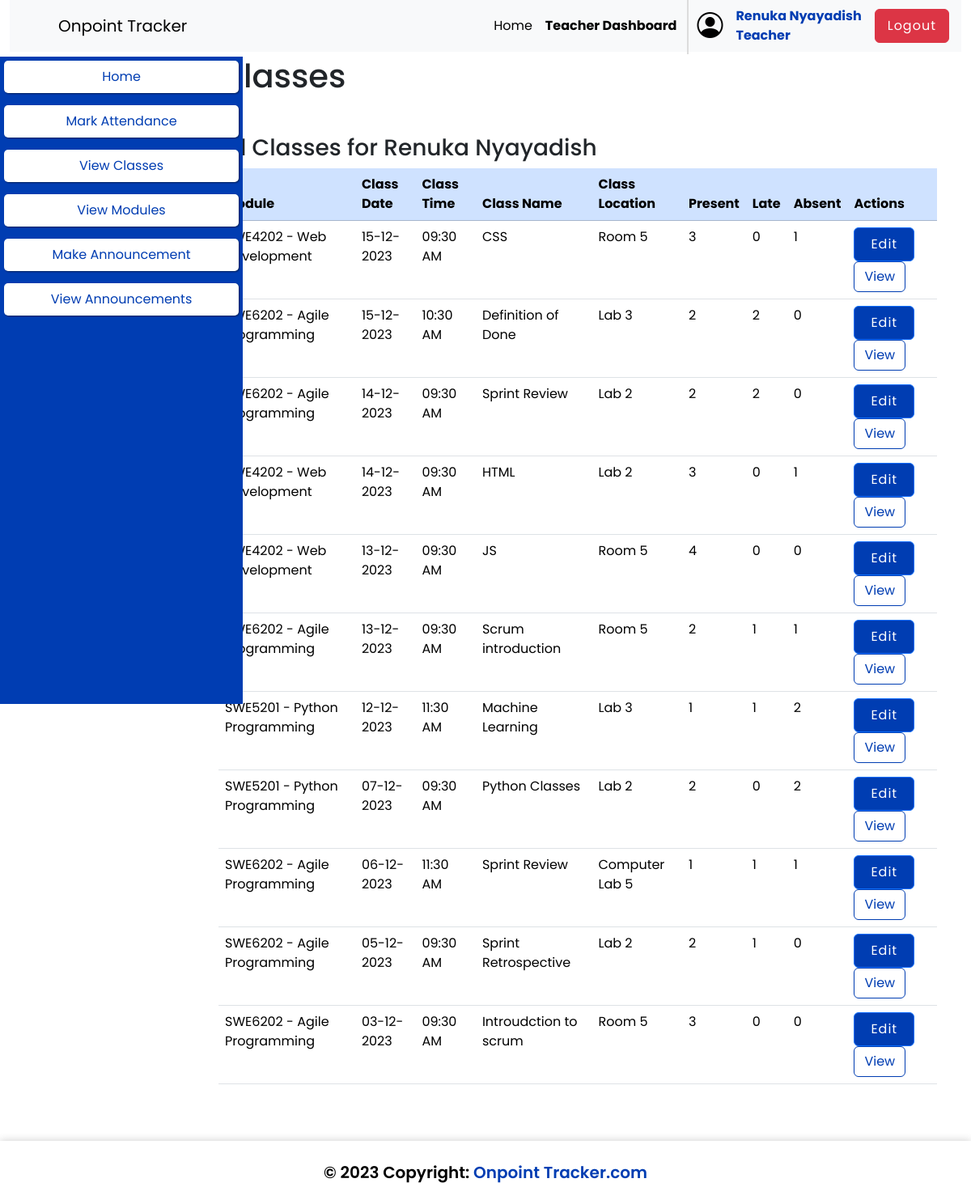
The app's page /pages/teacher_view_all_classes.php (signed in) with its own data.
### tables this page shows
CREATE TABLE `class` (
  `class_id` int(11) NOT NULL,
  `class_name` varchar(50) NOT NULL,
  `class_date` date NOT NULL,
  `class_time` time NOT NULL,
  `class_location` varchar(50) NOT NULL,
  `class_module_id` int(11) NOT NULL
);

CREATE TABLE `module` (
  `module_id` int(11) NOT NULL,
  `module_name` varchar(50) DEFAULT NULL,
  `module_course_id` int(11) NOT NULL,
  `module_tutor_id` int(11) DEFAULT NULL
);

### pages/teacher_view_all_classes.php (the view, shortened to what this page needs)
<!DOCTYPE html>
<html lang="en">
<head>
    <link rel="stylesheet" href="../inc/home.css">
    <link href="https://cdn.jsdelivr.net/npm/bootstrap@5.3.2/dist/css/bootstrap.min.css" rel="stylesheet">
    <?php
    require_once('..\inc\head.php'); ?>
</head>
<body>
    <div class="container-fluid">
        <?php require_once('..\inc\nav.php'); ?>
    </div>
    <?php require_once('..\inc\teacher_sidebar.php');
    ?>
    <section class="container">
        <h1 class="mb-5">
            Classes
        </h1>
        <h3 class="mt-5">All Classes for <?php echo $_SESSION["first_name"] . " " . $_SESSION["last_name"] ?></h3>
        <table class="table">
            <thead>
                <tr class="table-primary">
                    <th scope="col">
                        Module
                    </th>
                    <th scope="col">
                        Class Date
                    </th>
                    <th scope="col">
                        Class Time
                    </th>
                    <th scope="col">
                        Class Name
                    </th>
                    <th scope="col">
                        Class Location
                    </th>
                    <th scope="col">
                        Present
                    </th>
                    <th scope="col">
                        Late
                    </th>
                    <th scope="col">
                        Absent
                    </th>
                    <th scope="col">
                        Actions
                    </th>
                </tr>
            </thead>
            <tbody>
                <?php
                $tutor_id = $_SESSION["user_id"];
                $select_query = "SELECT
                class.class_id,
                class.class_date,
                class.class_time,
                class.class_name,
                class.class_location,
                SUM(attendance_status='P') as present,
                SUM(attendance_status='L') as late,
                SUM(attendance_status='A') as absent,
                class.class_module_id,
                module.module_name
                FROM
                    class
                JOIN
                    attendance,module
                WHERE
                    attendance.attendance_class_id=class.class_id
                    and class.class_module_id=module.module_id
                    and module.module_tutor_id = $tutor_id
                GROUP BY
                    attendance_class_id
                ORDER BY
                    class.class_date DESC;";
                $get_query = mysqli_query($conn, $select_query);
                if ($get_query) {
                    $result = mysqli_fetch_all($get_query);
                    foreach ($result as $attendance) {
                ?>
                        <tr>
                            <td>
                                <?php echo $attendance[9]; ?>
                            </td>
                            <td>
                                <?php echo date('d-m-Y', strtotime($attendance[1])); ?>
                            </td>
                            <td>
                                <?php echo date('h:i A', strtotime($attendance[2])); ?>
                            </td>
                            <td>
                                <?php echo $attendance[3]; ?>
                            </td>
                            <td>
                                <?php echo $attendance[4]; ?>
                            </td>
                            <td>
                                <?php echo $attendance[5]; ?>
                            </td>
                            <td>
                                <?php echo $attendance[6]; ?>
                            </td>
                            <td>
                                <?php echo $attendance[7]; ?>
                            </td>
                            <td>
                                <a class="btn btn-primary" href="teacher_edit_attendance.php?class_id=<?php echo $attendance[0] ?>">Edit</a>
                                <a class="btn btn-outline-primary" href="teacher_view_attendance.php?class_id=<?php echo $attendance[0] ?>">View</a>
                            </td>
                        </tr>
                <?php
                    }
                }
                ?>
            </tbody>
        </table>
    </section>
    <footer class="bg-light text-center text-lg-start">
        <div class="text-center p-4" style="background-color: white; color:black; font-size: 20px; font-weight:600; box-shadow: 0 0 10px rgba(0, 0, 0, 0.2); ">
            © 2023 Copyright:
            <a href="home.html" style="font-size: 20px; font: weight 600px; color:#003DB2; text-decoration:none">Onpoint
                Tracker.com</a>
        </div>
    </footer>
</body>
</html>

### inc/home.css (style rules this page uses)
* { margin: 0; padding: 0; box-sizing: border-box; font-family: "Poppins", sans-serif; }
body { background-color: white; }
.container { width: 100%; margin: auto; margin: 70px 70px 70px 70px; }

### inc/head.php (style rules this page uses)
* { margin: 0; padding: 0; box-sizing: border-box; font-family: "Poppins", sans-serif; }

### pages/teacher_view_all_classes.php (style rules this page uses)
.btn-outline-primary, .btn-outline-primary:active, .btn-outline-primary:visited { border-color: #003DB2 !important; color: #003DB2 !important; }
.btn-primary, .btn-primary:active, .btn-primary:visited { background-color: #003DB2 !important; }
.container { padding-left: 20%; }
.container-fluid { top: 0; position: fixed; z-index: 1000; }

### inc/nav.php (style rules this page uses)
.btn-primary { padding: 8px 20px 8px 20px; letter-spacing: 1px; }

### records on screen
class: class_module.module_name "SWE4202 - Web Development", class_date "15-12-2023", class_time "09:30 AM", class_name "CSS", class_location "Room 5", attendance "3", attendance "0", attendance "1"
class: class_module.module_name "SWE6202 - Agile Programming", class_date "15-12-2023", class_time "10:30 AM", class_name "Definition of Done", class_location "Lab 3", attendance "2", attendance "0"
class: class_module.module_name "SWE6202 - Agile Programming", class_date "14-12-2023", class_time "09:30 AM", class_name "Sprint Review", class_location "Lab 2", attendance "2", attendance "0"
class: class_module.module_name "SWE4202 - Web Development", class_date "14-12-2023", class_time "09:30 AM", class_name "HTML", class_location "Lab 2", attendance "3", attendance "0", attendance "1"
class: class_module.module_name "SWE4202 - Web Development", class_date "13-12-2023", class_time "09:30 AM", class_name "JS", class_location "Room 5", attendance "4", attendance "0"
class: class_module.module_name "SWE6202 - Agile Programming", class_date "13-12-2023", class_time "09:30 AM", class_name "Scrum introduction", class_location "Room 5", attendance "2", attendance "1"
class: class_module.module_name "SWE5201 - Python Programming", class_date "12-12-2023", class_time "11:30 AM", class_name "Machine Learning", class_location "Lab 3", attendance "1", attendance "2"
class: class_module.module_name "SWE5201 - Python Programming", class_date "07-12-2023", class_time "09:30 AM", class_name "Python Classes", class_location "Lab 2", attendance "2", attendance "0"
class: class_module.module_name "SWE6202 - Agile Programming", class_date "06-12-2023", class_time "11:30 AM", class_name "Sprint Review", class_location "Computer Lab 5", attendance "1"
class: class_module.module_name "SWE6202 - Agile Programming", class_date "05-12-2023", class_time "09:30 AM", class_name "Sprint Retrospective", class_location "Lab 2", attendance "2", attendance "1", attendance "0"
class: class_module.module_name "SWE6202 - Agile Programming", class_date "03-12-2023", class_time "09:30 AM", class_name "Introudction to scrum", class_location "Room 5", attendance "3", attendance "0"

### other values on screen
$_SESSION['first_name'] "Renuka"
$_SESSION['last_name'] "Nyayadish"
$_SESSION['role_name'] "Teacher"
$_SESSION["first_name"] "Renuka"
$_SESSION["last_name"] "Nyayadish"
